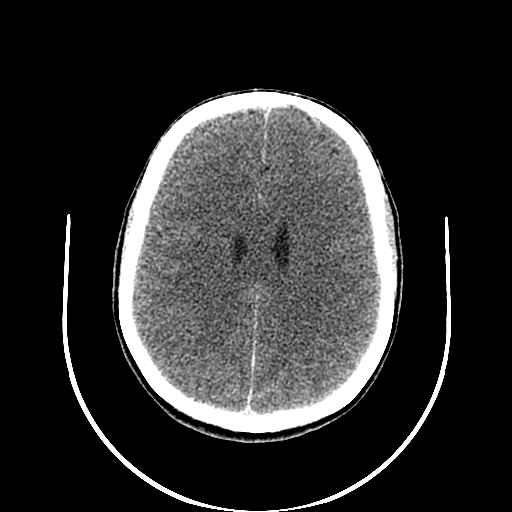
#> input picture beyin.jpg, 512 x 512 px
$ jupyter execute hafta_5.ipynb
#> lines starting #> are read from the running program, lines starting #| are printed output that depends on the picture
[cell 1]
import cv2
import numpy as np
import matplotlib.pyplot as plt


img = cv2.imread('beyin.jpg')
#> img is the input picture: shape (512, 512, 3); min 0, max 255, mean 46.2
img_rgb = cv2.cvtColor(img, cv2.COLOR_BGR2RGB)


Sx = 1.5
Sy = 1.2


T_matrisi = np.float32([[Sx, 0, 0],
                        [0, Sy, 0]])


yukseklik, genislik = img.shape[:2]
#> yukseklik = 512; genislik = 512
yeni_genislik = int(genislik * Sx)
#> yeni_genislik = 768
yeni_yukseklik = int(yukseklik * Sy)
#> yeni_yukseklik = 614


olceklenmis_img = cv2.warpAffine(img_rgb, T_matrisi, (yeni_genislik, yeni_yukseklik))
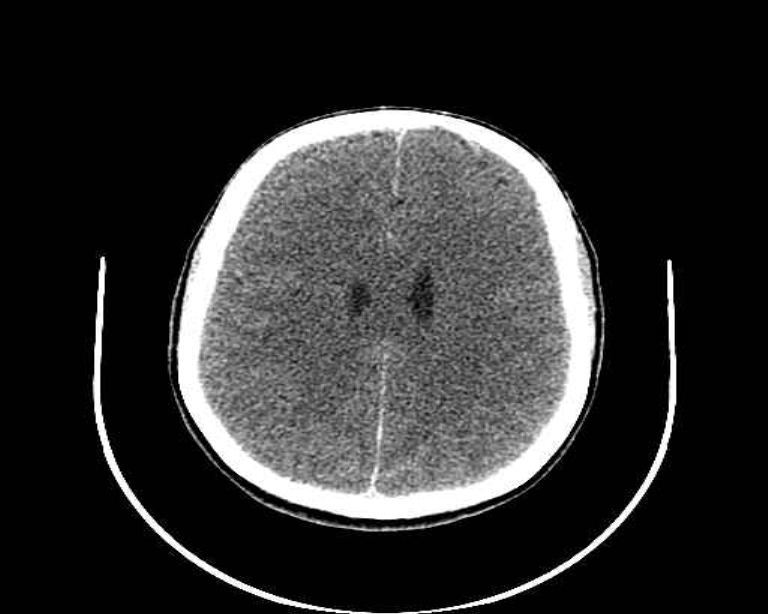
#> olceklenmis_img: shape (614, 768, 3); min 0, max 255, mean 46.2


plt.figure(figsize=(10, 5))

plt.subplot(1, 2, 1)
plt.title(f"Orijinal Görüntü {genislik}x{yukseklik}")
plt.imshow(img_rgb)
plt.axis('off')

plt.subplot(1, 2, 2)
plt.title(f"Ölçeklenmiş (Sx={Sx}, Sy={Sy}) {yeni_genislik}x{yeni_yukseklik}")
plt.imshow(olceklenmis_img)
plt.axis('off')

plt.tight_layout()
plt.show()
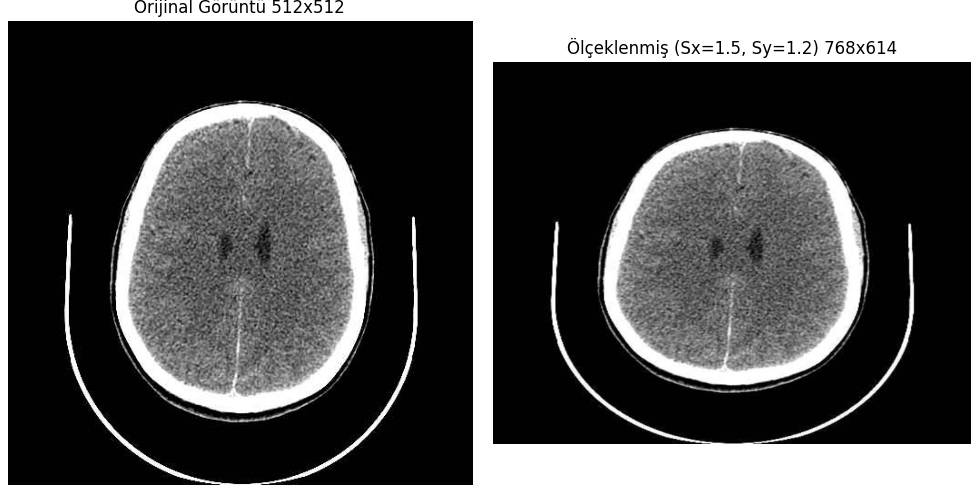
#> figure drawn by matplotlib, 2 panels

[cell 2]
import cv2
import numpy as np
import matplotlib.pyplot as plt


img = cv2.imread('beyin.jpg')
if img is None:
    print("Görsel bulunamadı! Lütfen dosya adını kontrol edin.")
else:
    img_rgb = cv2.cvtColor(img, cv2.COLOR_BGR2RGB)
    rows, cols = img_rgb.shape[:2]
#> rows = 512; cols = 512

    angle = 30
    theta = np.radians(angle)


    cos_t = np.cos(theta)
    sin_t = np.sin(theta)


    M = np.float32([[cos_t, -sin_t, 0],
                    [sin_t,  cos_t, 0]])


    rotated_img = cv2.warpAffine(img_rgb, M, (cols, rows))
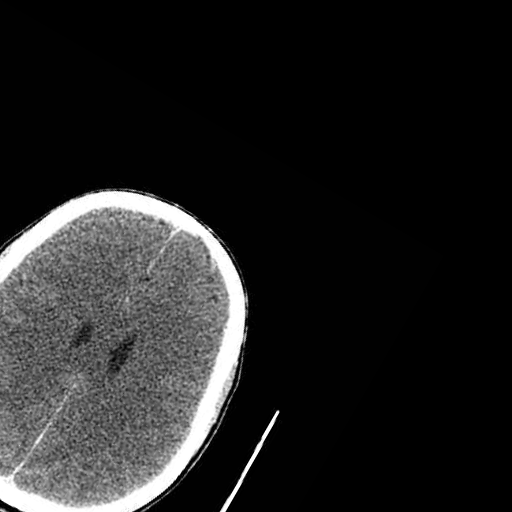
#> rotated_img: shape (512, 512, 3); min 0, max 255, mean 34.3


    plt.figure(figsize=(12, 6))

    plt.subplot(1, 2, 1)
    plt.title("Orijinal Görüntü")
    plt.imshow(img_rgb)
    plt.axis('off')

    plt.subplot(1, 2, 2)
    plt.title(f"{angle} Derece Döndürülmüş")
    plt.imshow(rotated_img)
    plt.axis('off')

    plt.tight_layout()
    plt.show()
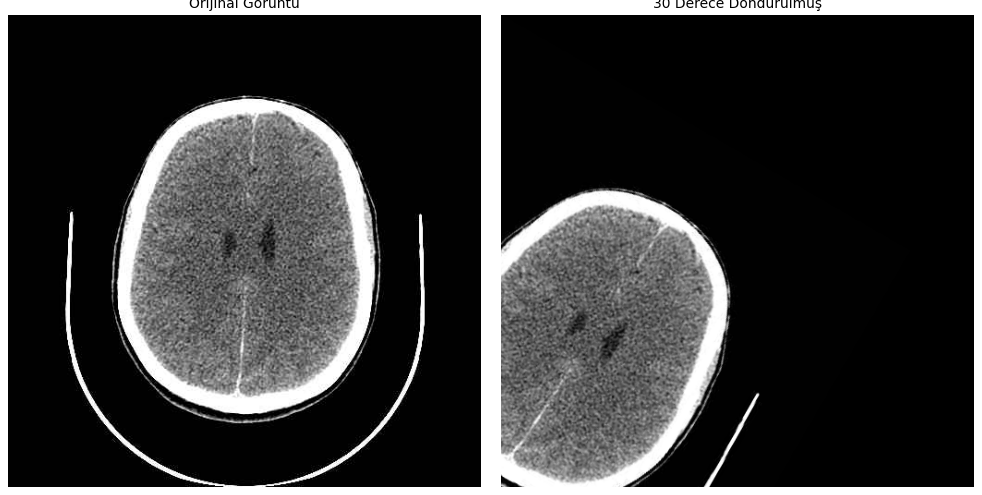
#> figure drawn by matplotlib, 2 panels

[cell 3]
import cv2
import numpy as np
import matplotlib.pyplot as plt


img = cv2.imread('beyin.jpg')
img_rgb = cv2.cvtColor(img, cv2.COLOR_BGR2RGB)


tx = 100
ty = 50


M = np.float32([[1, 0, tx],
                [0, 1, ty]])


yukseklik, genislik = img.shape[:2]


otelenmis_img = cv2.warpAffine(img_rgb, M, (genislik, yukseklik))
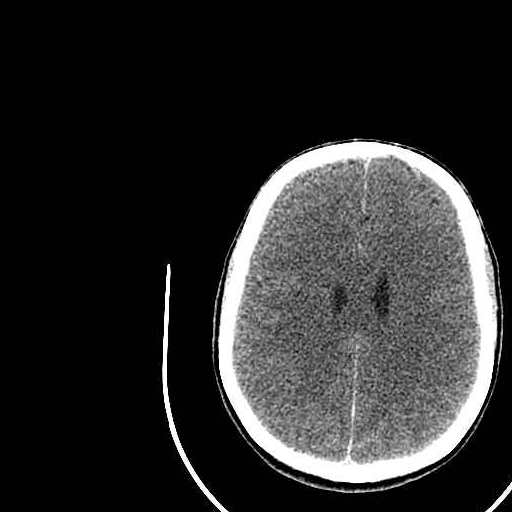
#> otelenmis_img: shape (512, 512, 3); min 0, max 255, mean 43.9


plt.figure(figsize=(10, 5))

plt.subplot(1, 2, 1)
plt.title("Orijinal Görüntü (f(x,y))")
plt.imshow(img_rgb)
plt.axis('off')

plt.subplot(1, 2, 2)
plt.title(f"Ötelenmiş Görüntü (tx={tx}, ty={ty})")
plt.imshow(otelenmis_img)
plt.axis('off')

plt.tight_layout()
plt.show()
